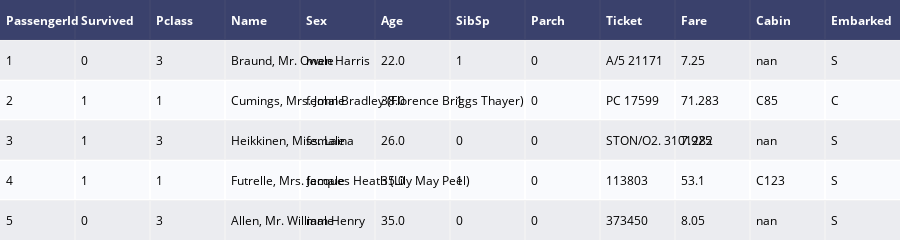

Notebook source saved alongside this figure:
### Code cell
table = ff.create_table(dft.head().round(3))
iplot(table,filename='jupyter-table1')

### Figure 1 — Plotly figure (JSON) as saved in the notebook; plotly's stock layout.template omitted (floating-point values rounded to 4 significant figures)
{"data": [{"colorscale": [[0, "#00083e"], [0.5, "#ededee"], [1, "#ffffff"]], "hoverinfo": "none", "opacity": 0.75, "showscale": false, "type": "heatmap", "z": [[0, 0, 0, 0, 0, 0, 0, 0, 0, 0, 0, 0], [0.5, 0.5, 0.5, 0.5, 0.5, 0.5, 0.5, 0.5, 0.5, 0.5, 0.5, 0.5], [1, 1, 1, 1, 1, 1, 1, 1, 1, 1, 1, 1], [0.5, 0.5, 0.5, 0.5, 0.5, 0.5, 0.5, 0.5, 0.5, 0.5, 0.5, 0.5], [1, 1, 1, 1, 1, 1, 1, 1, 1, 1, 1, 1], [0.5, 0.5, 0.5, 0.5, 0.5, 0.5, 0.5, 0.5, 0.5, 0.5, 0.5, 0.5]]}], "layout": {"annotations": [{"align": "left", "font": {"color": "#ffffff"}, "showarrow": false, "text": "<b>PassengerId</b>", "x": -0.45, "xanchor": "left", "xref": "x", "y": 0, "yref": "y"}, {"align": "left", "font": {"color": "#ffffff"}, "showarrow": false, "text": "<b>Survived</b>", "x": 0.55, "xanchor": "left", "xref": "x", "y": 0, "yref": "y"}, {"align": "left", "font": {"color": "#ffffff"}, "showarrow": false, "text": "<b>Pclass</b>", "x": 1.55, "xanchor": "left", "xref": "x", "y": 0, "yref": "y"}, {"align": "left", "font": {"color": "#ffffff"}, "showarrow": false, "text": "<b>Name</b>", "x": 2.55, "xanchor": "left", "xref": "x", "y": 0, "yref": "y"}, {"align": "left", "font": {"color": "#ffffff"}, "showarrow": false, "text": "<b>Sex</b>", "x": 3.55, "xanchor": "left", "xref": "x", "y": 0, "yref": "y"}, {"align": "left", "font": {"color": "#ffffff"}, "showarrow": false, "text": "<b>Age</b>", "x": 4.55, "xanchor": "left", "xref": "x", "y": 0, "yref": "y"}, {"align": "left", "font": {"color": "#ffffff"}, "showarrow": false, "text": "<b>SibSp</b>", "x": 5.55, "xanchor": "left", "xref": "x", "y": 0, "yref": "y"}, {"align": "left", "font": {"color": "#ffffff"}, "showarrow": false, "text": "<b>Parch</b>", "x": 6.55, "xanchor": "left", "xref": "x", "y": 0, "yref": "y"}, {"align": "left", "font": {"color": "#ffffff"}, "showarrow": false, "text": "<b>Ticket</b>", "x": 7.55, "xanchor": "left", "xref": "x", "y": 0, "yref": "y"}, {"align": "left", "font": {"color": "#ffffff"}, "showarrow": false, "text": "<b>Fare</b>", "x": 8.55, "xanchor": "left", "xref": "x", "y": 0, "yref": "y"}, {"align": "left", "font": {"color": "#ffffff"}, "showarrow": false, "text": "<b>Cabin</b>", "x": 9.55, "xanchor": "left", "xref": "x", "y": 0, "yref": "y"}, {"align": "left", "font": {"color": "#ffffff"}, "showarrow": false, "text": "<b>Embarked</b>", "x": 10.55, "xanchor": "left", "xref": "x", "y": 0, "yref": "y"}, {"align": "left", "font": {"color": "#000000"}, "showarrow": false, "text": "1", "x": -0.45, "xanchor": "left", "xref": "x", "y": 1, "yref": "y"}, {"align": "left", "font": {"color": "#000000"}, "showarrow": false, "text": "0", "x": 0.55, "xanchor": "left", "xref": "x", "y": 1, "yref": "y"}, {"align": "left", "font": {"color": "#000000"}, "showarrow": false, "text": "3", "x": 1.55, "xanchor": "left", "xref": "x", "y": 1, "yref": "y"}, {"align": "left", "font": {"color": "#000000"}, "showarrow": false, "text": "Braund, Mr. Owen Harris", "x": 2.55, "xanchor": "left", "xref": "x", "y": 1, "yref": "y"}, {"align": "left", "font": {"color": "#000000"}, "showarrow": false, "text": "male", "x": 3.55, "xanchor": "left", "xref": "x", "y": 1, "yref": "y"}, {"align": "left", "font": {"color": "#000000"}, "showarrow": false, "text": "22.0", "x": 4.55, "xanchor": "left", "xref": "x", "y": 1, "yref": "y"}, {"align": "left", "font": {"color": "#000000"}, "showarrow": false, "text": "1", "x": 5.55, "xanchor": "left", "xref": "x", "y": 1, "yref": "y"}, {"align": "left", "font": {"color": "#000000"}, "showarrow": false, "text": "0", "x": 6.55, "xanchor": "left", "xref": "x", "y": 1, "yref": "y"}, {"align": "left", "font": {"color": "#000000"}, "showarrow": false, "text": "A/5 21171", "x": 7.55, "xanchor": "left", "xref": "x", "y": 1, "yref": "y"}, {"align": "left", "font": {"color": "#000000"}, "showarrow": false, "text": "7.25", "x": 8.55, "xanchor": "left", "xref": "x", "y": 1, "yref": "y"}, {"align": "left", "font": {"color": "#000000"}, "showarrow": false, "text": "nan", "x": 9.55, "xanchor": "left", "xref": "x", "y": 1, "yref": "y"}, {"align": "left", "font": {"color": "#000000"}, "showarrow": false, "text": "S", "x": 10.55, "xanchor": "left", "xref": "x", "y": 1, "yref": "y"}, {"align": "left", "font": {"color": "#000000"}, "showarrow": false, "text": "2", "x": -0.45, "xanchor": "left", "xref": "x", "y": 2, "yref": "y"}, {"align": "left", "font": {"color": "#000000"}, "showarrow": false, "text": "1", "x": 0.55, "xanchor": "left", "xref": "x", "y": 2, "yref": "y"}, {"align": "left", "font": {"color": "#000000"}, "showarrow": false, "text": "1", "x": 1.55, "xanchor": "left", "xref": "x", "y": 2, "yref": "y"}, {"align": "left", "font": {"color": "#000000"}, "showarrow": false, "text": "Cumings, Mrs. John Bradley (Florence Briggs Thayer)", "x": 2.55, "xanchor": "left", "xref": "x", "y": 2, "yref": "y"}, {"align": "left", "font": {"color": "#000000"}, "showarrow": false, "text": "female", "x": 3.55, "xanchor": "left", "xref": "x", "y": 2, "yref": "y"}, {"align": "left", "font": {"color": "#000000"}, "showarrow": false, "text": "38.0", "x": 4.55, "xanchor": "left", "xref": "x", "y": 2, "yref": "y"}, {"align": "left", "font": {"color": "#000000"}, "showarrow": false, "text": "1", "x": 5.55, "xanchor": "left", "xref": "x", "y": 2, "yref": "y"}, {"align": "left", "font": {"color": "#000000"}, "showarrow": false, "text": "0", "x": 6.55, "xanchor": "left", "xref": "x", "y": 2, "yref": "y"}, {"align": "left", "font": {"color": "#000000"}, "showarrow": false, "text": "PC 17599", "x": 7.55, "xanchor": "left", "xref": "x", "y": 2, "yref": "y"}, {"align": "left", "font": {"color": "#000000"}, "showarrow": false, "text": "71.283", "x": 8.55, "xanchor": "left", "xref": "x", "y": 2, "yref": "y"}, {"align": "left", "font": {"color": "#000000"}, "showarrow": false, "text": "C85", "x": 9.55, "xanchor": "left", "xref": "x", "y": 2, "yref": "y"}, {"align": "left", "font": {"color": "#000000"}, "showarrow": false, "text": "C", "x": 10.55, "xanchor": "left", "xref": "x", "y": 2, "yref": "y"}, {"align": "left", "font": {"color": "#000000"}, "showarrow": false, "text": "3", "x": -0.45, "xanchor": "left", "xref": "x", "y": 3, "yref": "y"}, {"align": "left", "font": {"color": "#000000"}, "showarrow": false, "text": "1", "x": 0.55, "xanchor": "left", "xref": "x", "y": 3, "yref": "y"}, {"align": "left", "font": {"color": "#000000"}, "showarrow": false, "text": "3", "x": 1.55, "xanchor": "left", "xref": "x", "y": 3, "yref": "y"}, {"align": "left", "font": {"color": "#000000"}, "showarrow": false, "text": "Heikkinen, Miss. Laina", "x": 2.55, "xanchor": "left", "xref": "x", "y": 3, "yref": "y"}, {"align": "left", "font": {"color": "#000000"}, "showarrow": false, "text": "female", "x": 3.55, "xanchor": "left", "xref": "x", "y": 3, "yref": "y"}, {"align": "left", "font": {"color": "#000000"}, "showarrow": false, "text": "26.0", "x": 4.55, "xanchor": "left", "xref": "x", "y": 3, "yref": "y"}, {"align": "left", "font": {"color": "#000000"}, "showarrow": false, "text": "0", "x": 5.55, "xanchor": "left", "xref": "x", "y": 3, "yref": "y"}, {"align": "left", "font": {"color": "#000000"}, "showarrow": false, "text": "0", "x": 6.55, "xanchor": "left", "xref": "x", "y": 3, "yref": "y"}, {"align": "left", "font": {"color": "#000000"}, "showarrow": false, "text": "STON/O2. 3101282", "x": 7.55, "xanchor": "left", "xref": "x", "y": 3, "yref": "y"}, {"align": "left", "font": {"color": "#000000"}, "showarrow": false, "text": "7.925", "x": 8.55, "xanchor": "left", "xref": "x", "y": 3, "yref": "y"}, {"align": "left", "font": {"color": "#000000"}, "showarrow": false, "text": "nan", "x": 9.55, "xanchor": "left", "xref": "x", "y": 3, "yref": "y"}, {"align": "left", "font": {"color": "#000000"}, "showarrow": false, "text": "S", "x": 10.55, "xanchor": "left", "xref": "x", "y": 3, "yref": "y"}, {"align": "left", "font": {"color": "#000000"}, "showarrow": false, "text": "4", "x": -0.45, "xanchor": "left", "xref": "x", "y": 4, "yref": "y"}, {"align": "left", "font": {"color": "#000000"}, "showarrow": false, "text": "1", "x": 0.55, "xanchor": "left", "xref": "x", "y": 4, "yref": "y"}, {"align": "left", "font": {"color": "#000000"}, "showarrow": false, "text": "1", "x": 1.55, "xanchor": "left", "xref": "x", "y": 4, "yref": "y"}, {"align": "left", "font": {"color": "#000000"}, "showarrow": false, "text": "Futrelle, Mrs. Jacques Heath (Lily May Peel)", "x": 2.55, "xanchor": "left", "xref": "x", "y": 4, "yref": "y"}, {"align": "left", "font": {"color": "#000000"}, "showarrow": false, "text": "female", "x": 3.55, "xanchor": "left", "xref": "x", "y": 4, "yref": "y"}, {"align": "left", "font": {"color": "#000000"}, "showarrow": false, "text": "35.0", "x": 4.55, "xanchor": "left", "xref": "x", "y": 4, "yref": "y"}, {"align": "left", "font": {"color": "#000000"}, "showarrow": false, "text": "1", "x": 5.55, "xanchor": "left", "xref": "x", "y": 4, "yref": "y"}, {"align": "left", "font": {"color": "#000000"}, "showarrow": false, "text": "0", "x": 6.55, "xanchor": "left", "xref": "x", "y": 4, "yref": "y"}, {"align": "left", "font": {"color": "#000000"}, "showarrow": false, "text": "113803", "x": 7.55, "xanchor": "left", "xref": "x", "y": 4, "yref": "y"}, {"align": "left", "font": {"color": "#000000"}, "showarrow": false, "text": "53.1", "x": 8.55, "xanchor": "left", "xref": "x", "y": 4, "yref": "y"}, {"align": "left", "font": {"color": "#000000"}, "showarrow": false, "text": "C123", "x": 9.55, "xanchor": "left", "xref": "x", "y": 4, "yref": "y"}, {"align": "left", "font": {"color": "#000000"}, "showarrow": false, "text": "S", "x": 10.55, "xanchor": "left", "xref": "x", "y": 4, "yref": "y"}, {"align": "left", "font": {"color": "#000000"}, "showarrow": false, "text": "5", "x": -0.45, "xanchor": "left", "xref": "x", "y": 5, "yref": "y"}, {"align": "left", "font": {"color": "#000000"}, "showarrow": false, "text": "0", "x": 0.55, "xanchor": "left", "xref": "x", "y": 5, "yref": "y"}, {"align": "left", "font": {"color": "#000000"}, "showarrow": false, "text": "3", "x": 1.55, "xanchor": "left", "xref": "x", "y": 5, "yref": "y"}, {"align": "left", "font": {"color": "#000000"}, "showarrow": false, "text": "Allen, Mr. William Henry", "x": 2.55, "xanchor": "left", "xref": "x", "y": 5, "yref": "y"}, {"align": "left", "font": {"color": "#000000"}, "showarrow": false, "text": "male", "x": 3.55, "xanchor": "left", "xref": "x", "y": 5, "yref": "y"}, {"align": "left", "font": {"color": "#000000"}, "showarrow": false, "text": "35.0", "x": 4.55, "xanchor": "left", "xref": "x", "y": 5, "yref": "y"}, {"align": "left", "font": {"color": "#000000"}, "showarrow": false, "text": "0", "x": 5.55, "xanchor": "left", "xref": "x", "y": 5, "yref": "y"}, {"align": "left", "font": {"color": "#000000"}, "showarrow": false, "text": "0", "x": 6.55, "xanchor": "left", "xref": "x", "y": 5, "yref": "y"}, {"align": "left", "font": {"color": "#000000"}, "showarrow": false, "text": "373450", "x": 7.55, "xanchor": "left", "xref": "x", "y": 5, "yref": "y"}, {"align": "left", "font": {"color": "#000000"}, "showarrow": false, "text": "8.05", "x": 8.55, "xanchor": "left", "xref": "x", "y": 5, "yref": "y"}, {"align": "left", "font": {"color": "#000000"}, "showarrow": false, "text": "nan", "x": 9.55, "xanchor": "left", "xref": "x", "y": 5, "yref": "y"}, {"align": "left", "font": {"color": "#000000"}, "showarrow": false, "text": "S", "x": 10.55, "xanchor": "left", "xref": "x", "y": 5, "yref": "y"}], "height": 230, "margin": {"b": 0, "l": 0, "r": 0, "t": 0}, "xaxis": {"dtick": 1, "gridwidth": 2, "showticklabels": false, "tick0": -0.5, "ticks": "", "zeroline": false}, "yaxis": {"autorange": "reversed", "dtick": 1, "gridwidth": 2, "showticklabels": false, "tick0": 0.5, "ticks": "", "zeroline": false}}}
